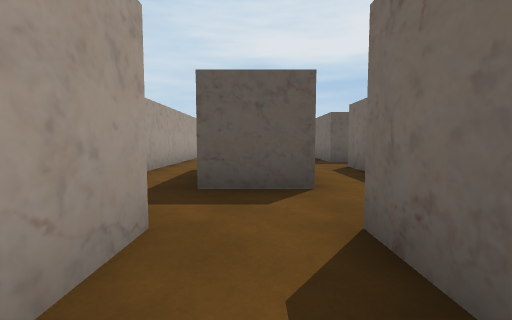
[1] (above)

24 first-person views from a walk through a Unity game level. The camera is 1.2 m above the floor, tilts 4° down and sees 90° across. The floor is counted in squares, 2 m on a side. Each view is taken from the middle of a square. On the plan, view 1 faces up. The plan holds only what a view shows up to about 9 squares ahead; the rest is blank. The place goes on beyond the plan.

[2]
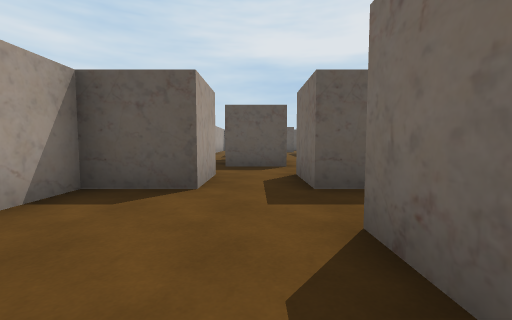

[3]
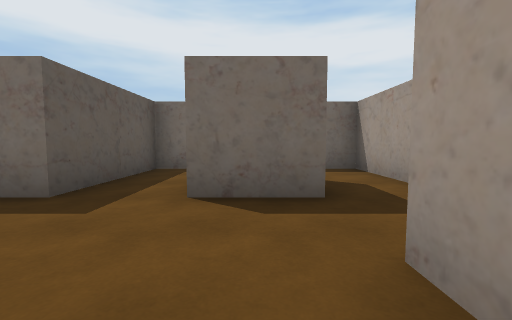

[4]
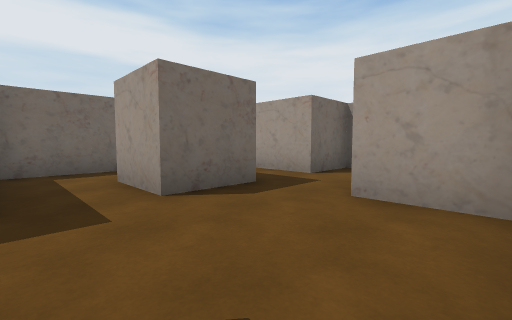

[5]
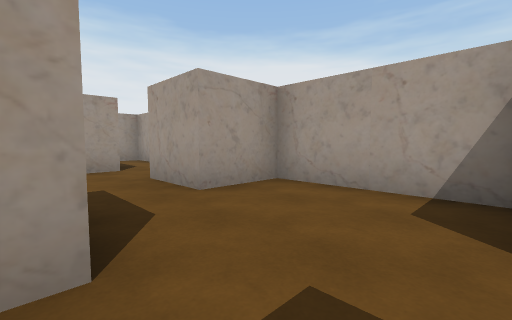

[6]
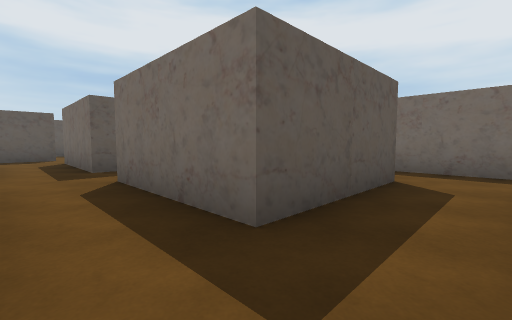

[7]
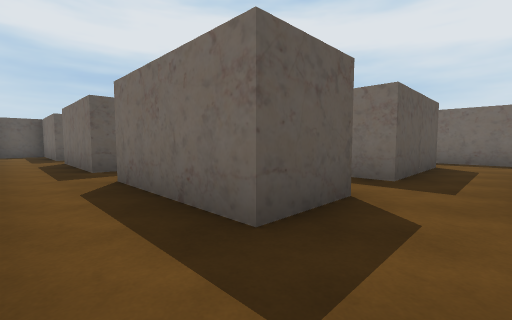

[8]
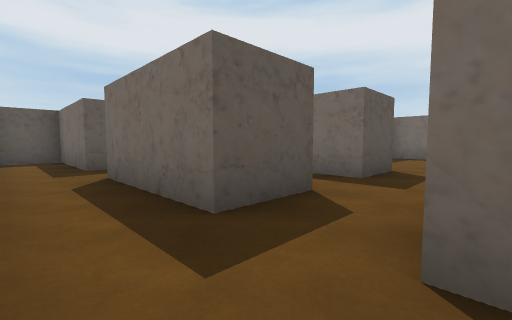

[9]
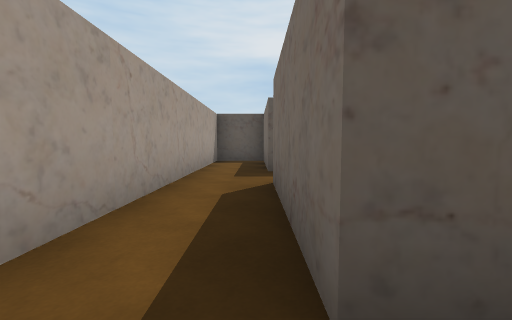

[10]
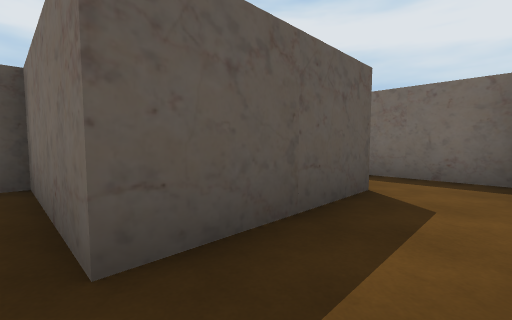

[11]
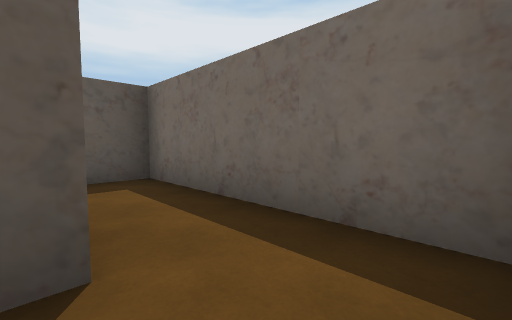

[12]
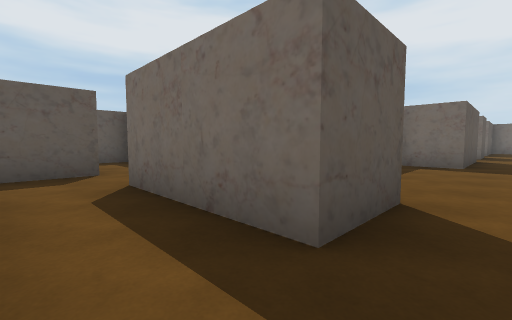

[13]
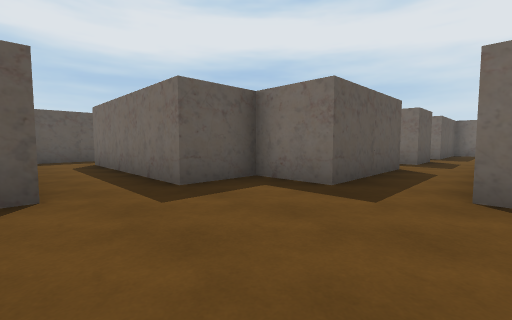

[14]
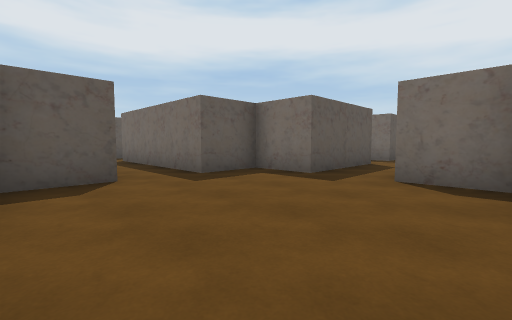

[15]
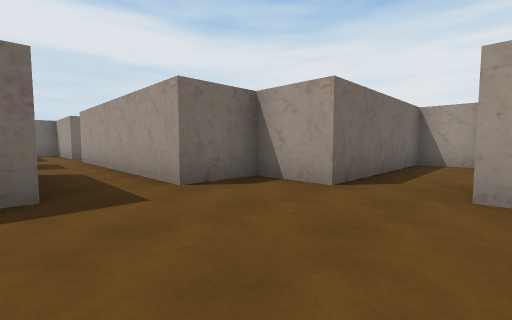

[16]
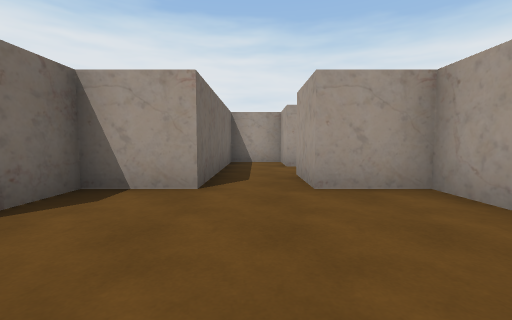

[17]
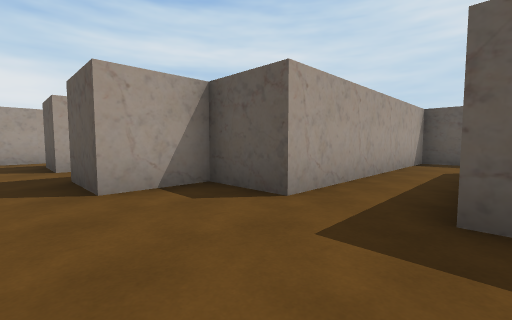

[18]
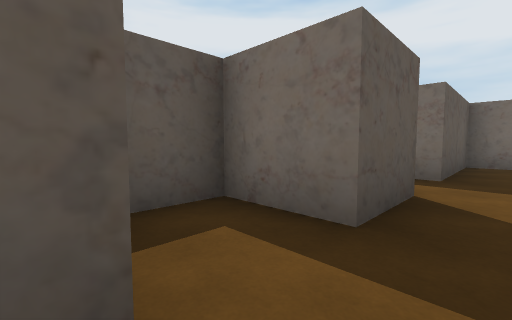

[19]
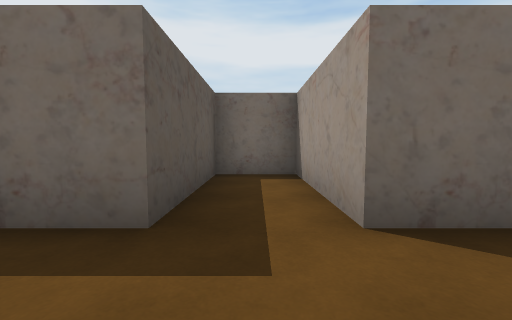

[20]
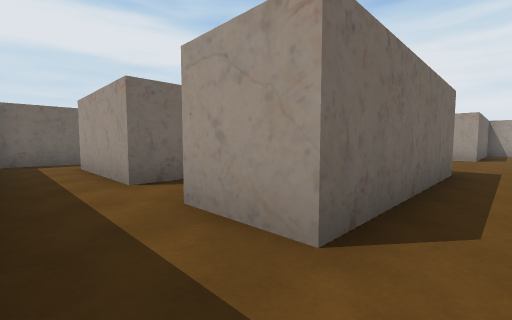

[21]
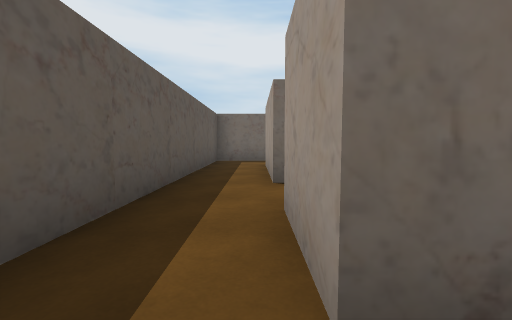

[22]
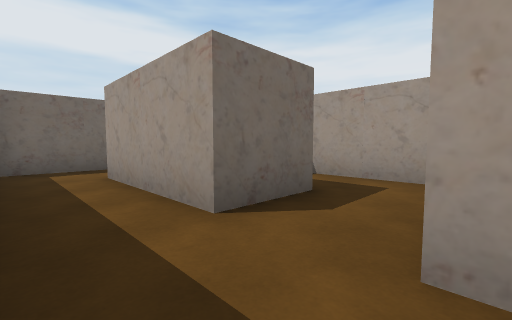

[23]
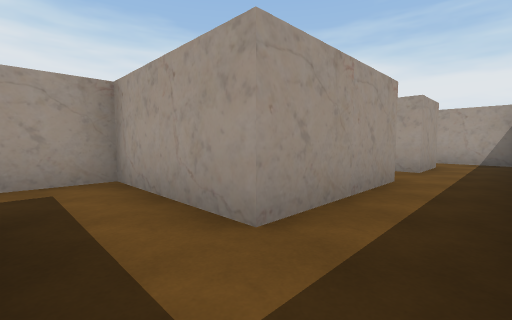

[24]
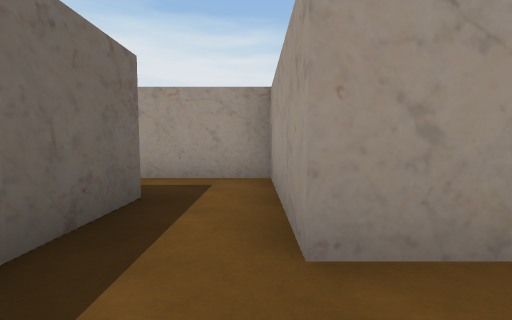

### Floor plan
Points are (right, up) in squares from view 1. A wall is a line through its corners. A room is listed if a view was taken in it or the views show most of it. See-through windows are left out.
Room 1 (views 1, 2, 3, 4, 5)
walls: (0.8, -2.9) (0.8, -1.2) (2.2, -1.2); (0.8, -4.3) (2.5, -4.3); (2.5, 0.2) (0.8, 0.2) (0.8, 1.8); (-0.7, 1.8) (-0.7, 0.2) (-2.2, 0.2) (-2.2, -2.8) (-0.7, -2.8) (-0.7, -4.2)
ways out: opening at (0, 1) to room 2; opening at (1.5, -0.5) to room 8; opening at (0, -5); opening at (1.5, -3.5)
Room 2 (views 6, 7, 8, 9, 10, 11, 12)
walls: (0.9, 7.7) (-0.7, 7.7) (-0.7, 10.8); (3.8, 7.7) (2.3, 7.7) (2.3, 10.8); (0.9, 3.2) (-0.7, 3.2) (-0.7, 6.2); (3.8, 10.9) (3.8, 13.5); (5.3, 4.7) (5.3, 3.2) (2.3, 3.2) (2.3, 6.2); (2.4, 12.2) (-0.7, 12.2) (-0.7, 15.2) (-2.2, 15.2) (-2.2, 5.2); (5.3, 1.8) (5.3, 0.2) (6.8, 0.2) (6.8, 4.7)
ways out: opening at (0, 1) to room 1; opening at (3, 7) to room 3; opening at (6, 4) to room 3; opening at (3, 13)
Room 3 (views 13, 14, 15, 16, 17, 18, 19, 20, 21, 22)
walls: (6.8, 4.7) (8.3, 4.7) (8.3, 6.2) (14.2, 6.2); (3.8, 5.9) (3.8, 4.7) (5.3, 4.7); (11.4, 7.7) (8.3, 7.7) (8.3, 9.2) (6.8, 9.2) (6.8, 13.7) (8.2, 13.7); (8.5, 15.2) (5.3, 15.2) (5.3, 9.2) (3.8, 9.2) (3.8, 7.7); (14.4, 7.7) (12.8, 7.7) (12.8, 9.2) (11.8, 9.2)
ways out: opening at (3, 7) to room 2; opening at (6, 4) to room 2; opening at (7.5, 14.5) to room 4; opening at (13.5, 7) to room 6
Room 4 (views 23, 24)
walls: (9.7, 13.7) (12.7, 13.7) (12.7, 12.5); (14.2, 12.2) (14.2, 15.2) (8.5, 15.2)
ways out: opening at (7.5, 14.5) to room 3; opening at (9, 13) to room 5; opening at (13.5, 13) to room 7
Room 5 (no view inside)
walls: (9.7, 12.1) (9.7, 13.7); (8.8, 10.8) (10.8, 10.8); (8.2, 13.7) (8.2, 13.2)
ways out: opening at (9, 13) to room 4
Room 6 (no view inside)
walls: (15.8, 6.2) (18.8, 6.2) (18.8, 7.7) (15.8, 7.7) (15.8, 8.9)
ways out: opening at (13.5, 7) to room 3; opening at (15, 5.5)
Room 7 (no view inside)
walls: (12.7, 12.5) (12.7, 10.8) (15, 10.8)
ways out: opening at (13.5, 13) to room 4; opening at (15, 11.5)
Room 8 (no view inside)
walls: (3.8, -1.8) (3.8, 0.2) (2.5, 0.2)
ways out: opening at (1.5, -0.5) to room 1; opening at (3, -2)

Where each view was taken, in squares from view 1:
view 1: 0 up, 0 right, facing up
view 2: 3 down, 0 right, facing up
view 3: 2 down, 2 left, facing right
view 4: 0 up, 2 left, facing down-right
view 5: 0 up, 1 right, facing down-left
view 6: 2 up, 1 right, facing up-right
view 7: 2 up, 2 left, facing up-right
view 8: 6 up, 2 left, facing up-right
view 9: 7 up, 1 left, facing up
view 10: 11 up, 1 left, facing up-right
view 11: 11 up, 2 right, facing up-right
view 12: 7 up, 1 right, facing up-right
view 13: 6 up, 5 right, facing up-right
view 14: 5 up, 4 right, facing up-right
view 15: 8 up, 5 right, facing down-right
view 16: 8 up, 6 right, facing down
view 17: 7 up, 7 right, facing up-left
view 18: 7 up, 11 right, facing up-right
view 19: 7 up, 14 right, facing right
view 20: 15 up, 6 right, facing down-right
view 21: 14 up, 6 right, facing right
view 22: 15 up, 8 right, facing down-right
view 23: 15 up, 14 right, facing down-left
view 24: 15 up, 13 right, facing down
